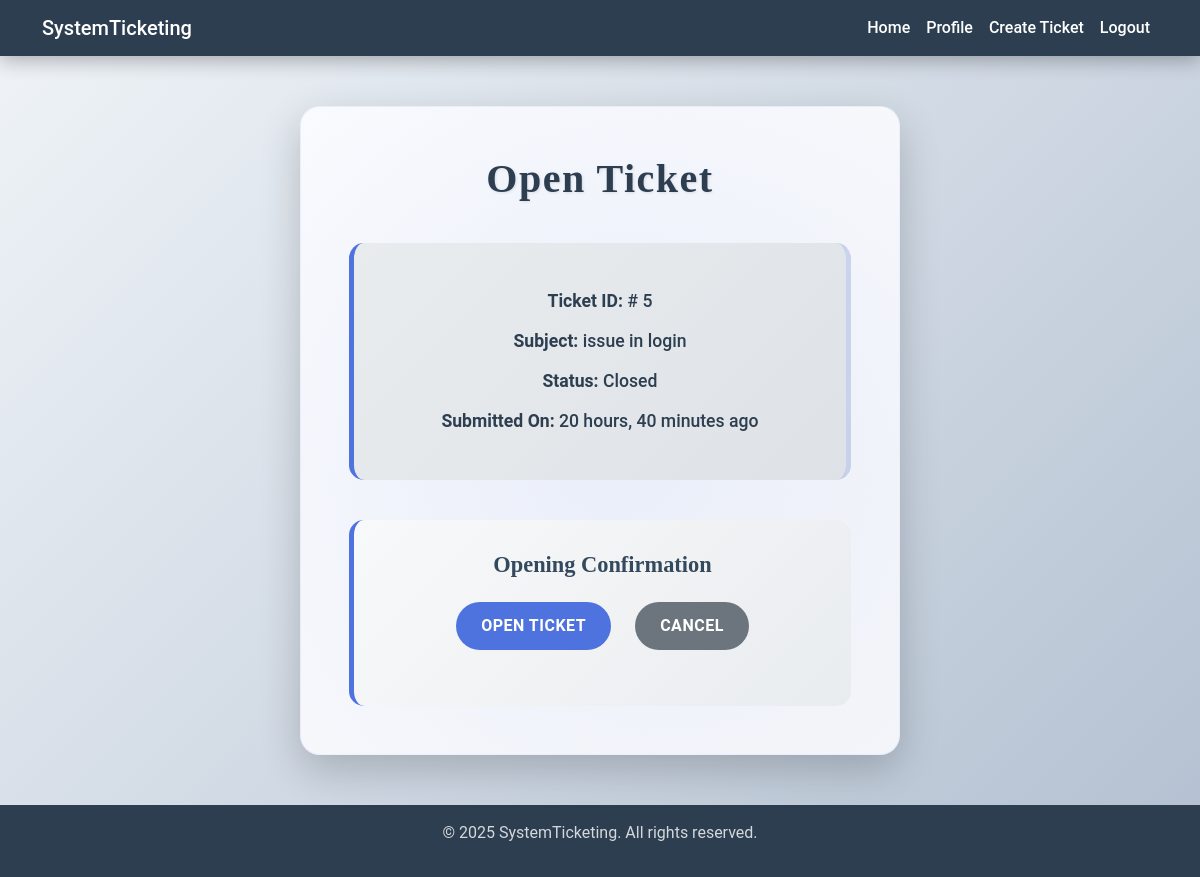
The app's page /ticket/open/5/ (signed in) with its own data.
### ticket/models.py (models this page shows, shortened)
class TimeStampedModel(models.Model):
    created_at = models.DateTimeField(auto_now_add=True)
    updated_at = models.DateTimeField(auto_now=True)
    class Meta:
        abstract = True

class Ticket(TimeStampedModel):
    subject = models.CharField(max_length=200)
    description = models.TextField()
    user = models.ForeignKey(User, on_delete=models.CASCADE, related_name='user_ticket')
    file = models.FileField(upload_to='tickets/%Y/%m/%d', null=True, blank=True)
    status = models.CharField(max_length=50, choices=STARTS_CHOICES, default='Open')

### ticket/views.py (the view, shortened to what this page needs)
# urls.py: path('open/<ticket_id>/', views.TicketOpenView.as_view(), name='ticket-open'),
class TicketOpenView(LoginRequiredMixin, View):
    template_name = 'ticket/open-ticket.html'
    def get(self, request, *args, **kwargs):
        ticket = Ticket.objects.get(id=kwargs['ticket_id'])
        return render(request, self.template_name, {'ticket': ticket})

### ticket/templates/ticket/open-ticket.html (shortened to what this page needs)
{% extends 'main.html' %}
{% block main %}
    <div class="content">
        <div class="close-ticket-card">
            <h2>Open Ticket</h2>
            <div class="ticket-info">
                <p><strong>Ticket ID:</strong> # {{ ticket.id }}</p>
                <p><strong>Subject:</strong> {{ ticket.subject }}</p>
                <p><strong>Status:</strong> {{ ticket.status }}</p>
                <p><strong>Submitted On:</strong> {{ ticket.created_at|timesince }} ago</p>
            </div>
            <div class="close-form">
                <h4>Opening Confirmation</h4>
                <form action="{% url 'ticket:ticket-open' ticket.id %}" method="POST">
                    <div class="form-group mb-4">
                        <div class="button-group">
                            <input type="submit" class="btn btn-primary" value="Open Ticket">
                            <a href="{% url 'ticket:ticket-detail' ticket.id %}" class="btn btn-secondary">Cancel</a>
                        </div>
                    </div>
                </form>
            </div>
        </div>
    </div>
{% endblock %}

### records on screen
Ticket: id "5", subject "issue in login", status "Closed", created_at "20 hours, 40 minutes"
